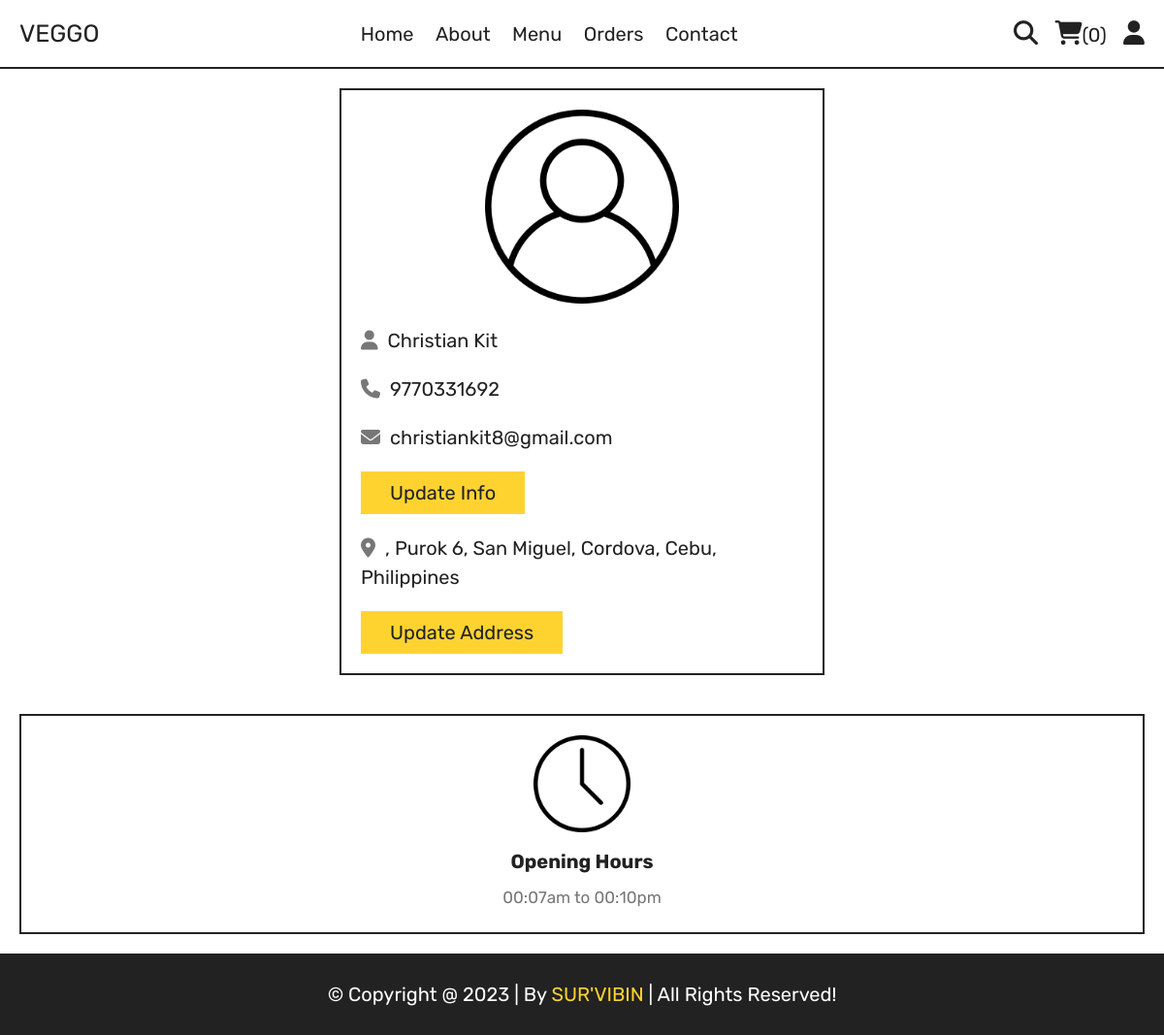
The app's page /profile.php (signed in) with its own data.
### tables this page shows
CREATE TABLE `users` (
  `id` int(100) NOT NULL,
  `name` varchar(20) NOT NULL,
  `email` varchar(50) NOT NULL,
  `number` varchar(10) NOT NULL,
  `password` varchar(50) NOT NULL,
  `address` varchar(500) NOT NULL
);

### profile.php (the view, shortened to what this page needs)
<?php
include 'components/connect.php';
?>
<!DOCTYPE html>
<html lang="en">
<head>
   <link rel="stylesheet" href="https://cdnjs.cloudflare.com/ajax/libs/font-awesome/6.1.1/css/all.min.css">
   <link rel="stylesheet" href="css/style.css">
</head>
<body>
<?php include 'components/user_header.php'; ?>
<section class="user-details">
   <div class="user">
      <img src="images/user-icon.png" alt="">
      <p><i class="fas fa-user"></i><span><span><?= $fetch_profile['name']; ?></span></span></p>
      <p><i class="fas fa-phone"></i><span><?= $fetch_profile['number']; ?></span></p>
      <p><i class="fas fa-envelope"></i><span><?= $fetch_profile['email']; ?></span></p>
      <a href="update_profile.php" class="btn">Update info</a>
      <p class="address"><i class="fas fa-map-marker-alt"></i><span><?php if($fetch_profile['address'] == ''){echo 'please enter your address';}else{echo $fetch_profile['address'];} ?></span></p>
      <a href="update_address.php" class="btn">Update address</a>
   </div>
</section>
<?php include 'components/footer.php'; ?>
</body>
</html>

### components/user_header.php (shortened to what this page needs)
<header class="header">
   <section class="flex">
      <a href="home.php" class="logo">VEGGO</a>
      <nav class="navbar">
         <a href="home.php">Home</a>
         <a href="about.php">About</a>
         <a href="menu.php">Menu</a>
         <a href="orders.php">Orders</a>
         <a href="contact.php">Contact</a>
      </nav>
      <div class="icons">
         <?php
            $count_cart_items = $conn->prepare("SELECT * FROM `cart` WHERE user_id = ?");
            $count_cart_items->execute([$user_id]);
            $total_cart_items = $count_cart_items->rowCount();
         ?>
         <a href="search.php"><i class="fas fa-search"></i></a>
         <a href="cart.php"><i class="fas fa-shopping-cart"></i><span>(<?= $total_cart_items; ?>)</span></a>
         <div id="user-btn" class="fas fa-user"></div>
      </div>
         <?php
            $select_profile = $conn->prepare("SELECT * FROM `users` WHERE id = ?");
            $select_profile->execute([$user_id]);
            if($select_profile->rowCount() > 0){
               $fetch_profile = $select_profile->fetch(PDO::FETCH_ASSOC);
         ?>
         <?php
            }else{
         ?>
            <p class="name">Please login first!</p>
            <a href="login.php" class="btn">Login</a>
         <?php
          }
         ?>
   </section>
</header>

### components/footer.php
<footer class="footer">
   <section class="grid">
      <div class="box">
         <img src="images/clock-icon.png" alt="">
         <h3>Opening Hours</h3>
         <p>00:07am to 00:10pm</p>
      </div>
   </section>
   <div class="credit">&copy; Copyright @ <?= date('Y'); ?> | by <span>SUR'VIBIN</span> | all rights reserved!</div>
</footer>

### css/style.css (style rules this page uses)
:root { --yellow:#fed330; --red:#e74c3c; --white:#fff; --black:#222; --light-color:#777; --border:.2rem solid var(--black); }
* { font-family: 'Rubik', sans-serif; margin:0; padding:0; box-sizing: border-box; outline: none; border: none; text-decoration: none; }
html { font-size: 62.5%; overflow-x: hidden; scroll-behavior: smooth; stop-opacity: 7rem; }
section { margin:0 auto; max-width: 1200px; padding:2rem; }
.btn, .delete-btn { margin-top: 1rem; display: inline-block; font-size: 2rem; padding:1rem 3rem; cursor: pointer; text-transform: capitalize; transition: .2s linear; }
.btn { background-color: var(--yellow); color:var(--black); }
.header { position: sticky; top:0; left:0; right:0; z-index: 1000; background-color: var(--white); border-bottom: var(--border); }
.header .flex { display: flex; align-items: center; justify-content: space-between; position: relative; }
.header .flex .logo { font-size: 2.5rem; color:var(--black); }
.header .flex .navbar a { font-size: 2rem; color:var(--black); margin:0 1rem; }
.header .flex .icons > * { margin-left: 1.5rem; font-size: 2.5rem; color:var(--black); cursor: pointer; }
.header .flex .icons span { font-size: 2rem; }
.user-details .user { max-width: 50rem; margin:0 auto; border:var(--border); padding:2rem; }
.user-details .user img { width: 100%; height: 20rem; object-fit: contain; margin-bottom: 1rem; }
.user-details .user p { padding:1rem 0; line-height: 1.5; font-size: 2rem; }
.user-details .user p span { color:var(--black); }
.user-details .user p i { margin-right: 1rem; color:var(--light-color); }
.user-details .user .address { margin-top: 1rem; }
.footer .grid { display: grid; grid-template-columns: repeat(auto-fit, minmax(27rem, 1fr)); gap:1.5rem; align-items: flex-start; }
.footer .grid .box { border:var(--border); padding:2rem; text-align: center; }
.footer .grid .box img { height: 10rem; width: 100%; object-fit: contain; margin-bottom: .5rem; }
.footer .grid .box h3 { margin:1rem 0; font-size: 2rem; color:var(--black); text-transform: capitalize; }
.footer .grid .box p, .footer .grid .box a { display: block; font-size: 1.7rem; color:var(--light-color); line-height: 1.8; }
.credit { padding:3rem 2rem; text-align: center; background-color: var(--black); color:var(--white); font-size: 2rem; text-transform: capitalize; }
.credit span { color:var(--yellow); }

### records on screen
users: name "Christian Kit", number "9770331692", email "christiankit8@gmail.com", address ", Purok 6, San Miguel, Cordova, Cebu, Philippines"

### other values on screen
$total_cart_items "0"
